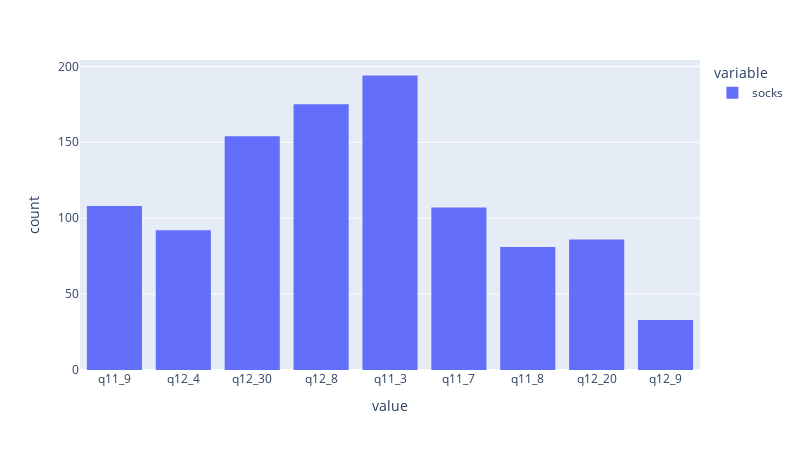

Notebook code cell kept with this figure:
### Code cell
import plotly.express as px

fig = px.histogram(y)
fig.update_layout(width=800, height =450)
fig.show()

### Figure 1 — Plotly figure (JSON) as saved in the notebook; plotly's stock layout.template omitted (floating-point values rounded to 4 significant figures; data arrays with more than 128 entries replaced by an {"elided": "..."} marker saying what was removed)
{"data": [{"alignmentgroup": "True", "bingroup": "x", "hovertemplate": "variable=socks<br>value=%{x}<br>count=%{y}<extra></extra>", "legendgroup": "socks", "marker": {"color": "#636efa", "pattern": {"shape": ""}}, "name": "socks", "offsetgroup": "socks", "orientation": "v", "showlegend": true, "type": "histogram", "x": {"elided": "1030 str values"}, "xaxis": "x", "yaxis": "y"}], "layout": {"barmode": "relative", "height": 450, "legend": {"title": {"text": "variable"}, "tracegroupgap": 0}, "margin": {"t": 60}, "width": 800, "xaxis": {"anchor": "y", "autorange": true, "domain": [0, 1], "range": [-0.5, 8.5], "title": {"text": "value"}, "type": "category"}, "yaxis": {"anchor": "x", "autorange": true, "domain": [0, 1], "range": [0, 204.2], "title": {"text": "count"}}}}
